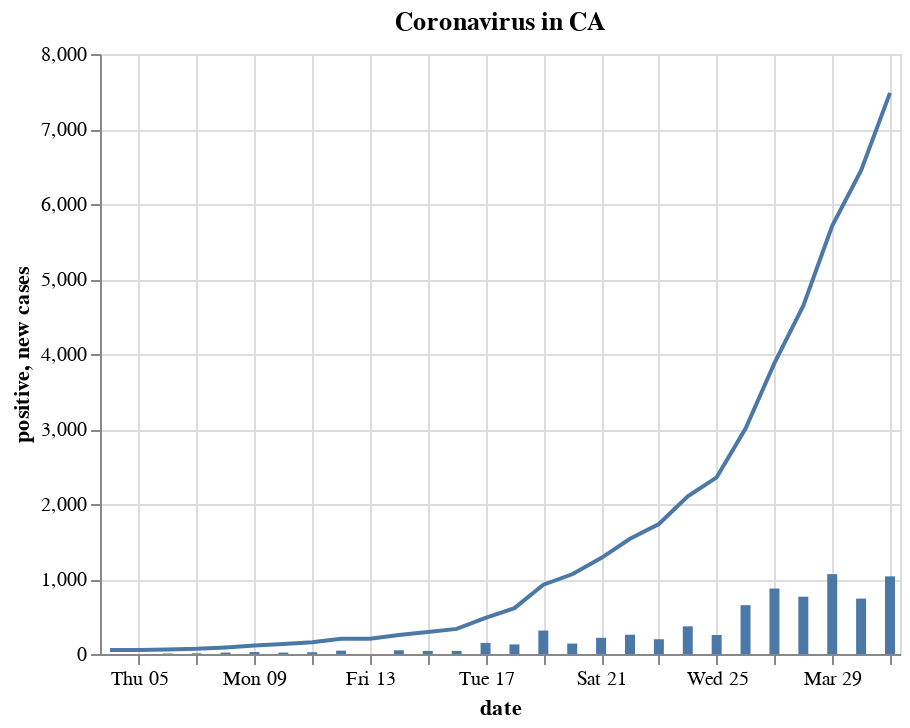

The code cell stored with this chart in its notebook:
### Code cell
alt.Chart(data[['date', 'positive']]).mark_line().encode(
    x='date',
    y='positive'
) + alt.Chart(data[['date', 'new cases']]).mark_bar().encode(
    x='date',
    y='new cases'
).properties(
    title='Coronavirus in ' + state
)

### Figure 1 — Vega-Lite specification as saved in the notebook (floating-point values rounded to 4 significant figures)
{"$schema": "https://vega.github.io/schema/vega-lite/v3.4.0.json", "config": {"mark": {"tooltip": null}, "view": {"height": 300, "width": 400}}, "datasets": {"data-de6a5cee6ea2612b93d49cb36f6b2873": [{"date": "2020-03-04T00:00:00", "positive": 53}, {"date": "2020-03-05T00:00:00", "positive": 53}, {"date": "2020-03-06T00:00:00", "positive": 60}, {"date": "2020-03-07T00:00:00", "positive": 69}, {"date": "2020-03-08T00:00:00", "positive": 88}, {"date": "2020-03-09T00:00:00", "positive": 114}, {"date": "2020-03-10T00:00:00", "positive": 133}, {"date": "2020-03-11T00:00:00", "positive": 157}, {"date": "2020-03-12T00:00:00", "positive": 202}, {"date": "2020-03-13T00:00:00", "positive": 202}, {"date": "2020-03-14T00:00:00", "positive": 252}, {"date": "2020-03-15T00:00:00", "positive": 293}, {"date": "2020-03-16T00:00:00", "positive": 335}, {"date": "2020-03-17T00:00:00", "positive": 483}, {"date": "2020-03-18T00:00:00", "positive": 611}, {"date": "2020-03-19T00:00:00", "positive": 924}, {"date": "2020-03-20T00:00:00", "positive": 1063}, {"date": "2020-03-21T00:00:00", "positive": 1279}, {"date": "2020-03-22T00:00:00", "positive": 1536}, {"date": "2020-03-23T00:00:00", "positive": 1733}, {"date": "2020-03-24T00:00:00", "positive": 2102}, {"date": "2020-03-25T00:00:00", "positive": 2355}, {"date": "2020-03-26T00:00:00", "positive": 3006}, {"date": "2020-03-27T00:00:00", "positive": 3879}, {"date": "2020-03-28T00:00:00", "positive": 4643}, {"date": "2020-03-29T00:00:00", "positive": 5708}, {"date": "2020-03-30T00:00:00", "positive": 6447}, {"date": "2020-03-31T00:00:00", "positive": 7482}], "data-e83c29f7a725cb3784c0ff36fcf796d2": [{"date": "2020-03-04T00:00:00", "new cases": null}, {"date": "2020-03-05T00:00:00", "new cases": 0}, {"date": "2020-03-06T00:00:00", "new cases": 7}, {"date": "2020-03-07T00:00:00", "new cases": 9}, {"date": "2020-03-08T00:00:00", "new cases": 19}, {"date": "2020-03-09T00:00:00", "new cases": 26}, {"date": "2020-03-10T00:00:00", "new cases": 19}, {"date": "2020-03-11T00:00:00", "new cases": 24}, {"date": "2020-03-12T00:00:00", "new cases": 45}, {"date": "2020-03-13T00:00:00", "new cases": 0}, {"date": "2020-03-14T00:00:00", "new cases": 50}, {"date": "2020-03-15T00:00:00", "new cases": 41}, {"date": "2020-03-16T00:00:00", "new cases": 42}, {"date": "2020-03-17T00:00:00", "new cases": 148}, {"date": "2020-03-18T00:00:00", "new cases": 128}, {"date": "2020-03-19T00:00:00", "new cases": 313}, {"date": "2020-03-20T00:00:00", "new cases": 139}, {"date": "2020-03-21T00:00:00", "new cases": 216}, {"date": "2020-03-22T00:00:00", "new cases": 257}, {"date": "2020-03-23T00:00:00", "new cases": 197}, {"date": "2020-03-24T00:00:00", "new cases": 369}, {"date": "2020-03-25T00:00:00", "new cases": 253}, {"date": "2020-03-26T00:00:00", "new cases": 651}, {"date": "2020-03-27T00:00:00", "new cases": 873}, {"date": "2020-03-28T00:00:00", "new cases": 764}, {"date": "2020-03-29T00:00:00", "new cases": 1065}, {"date": "2020-03-30T00:00:00", "new cases": 739}, {"date": "2020-03-31T00:00:00", "new cases": 1035}]}, "layer": [{"data": {"name": "data-de6a5cee6ea2612b93d49cb36f6b2873"}, "encoding": {"x": {"field": "date", "type": "temporal"}, "y": {"field": "positive", "type": "quantitative"}}, "mark": "line"}, {"data": {"name": "data-e83c29f7a725cb3784c0ff36fcf796d2"}, "encoding": {"x": {"field": "date", "type": "temporal"}, "y": {"field": "new cases", "type": "quantitative"}}, "mark": "bar", "title": "Coronavirus in CA"}]}
